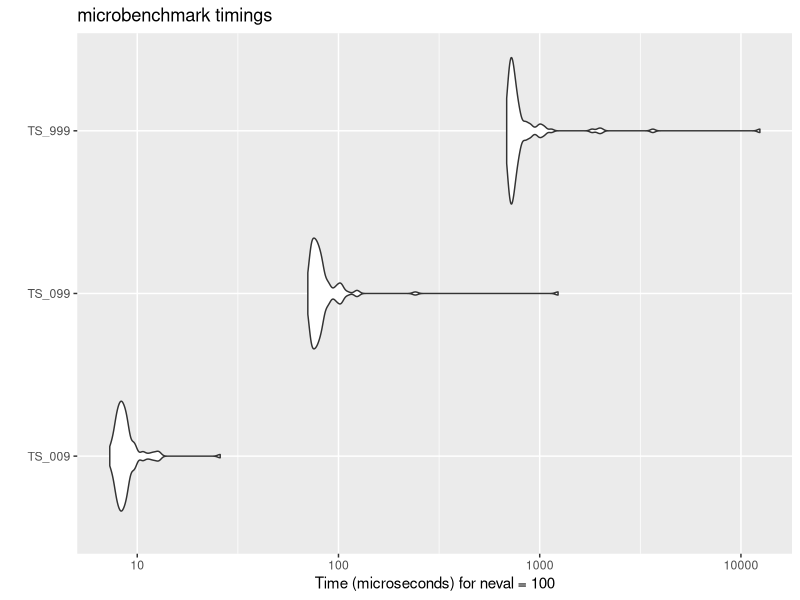
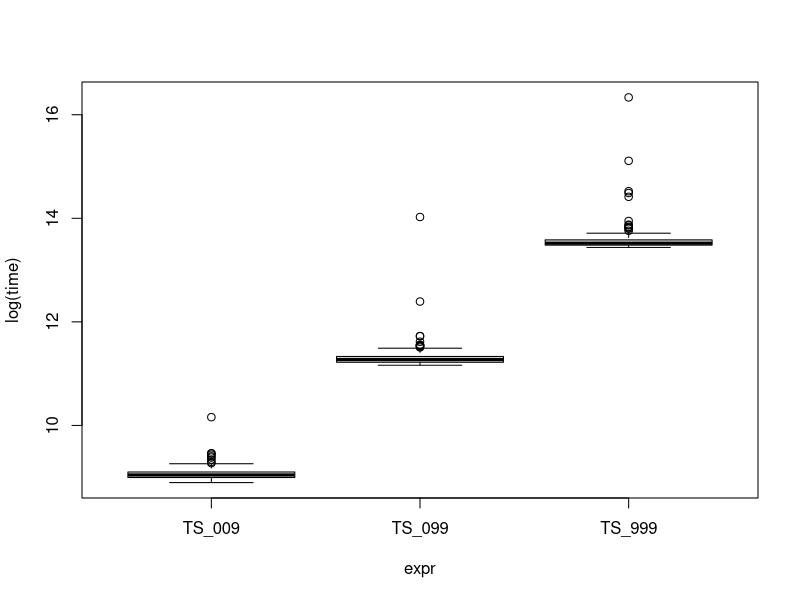

These figures' R source, in order:
# Benchmarking Script for Faster Computing
# Need to improve the speed of a function
# 02/26/24


rm(list = ls()) 
graphics.off()
library(microbenchmark())

set.seed(1) # for reproducibility

geom_growth_base <- function(N0 = 2,
                            T = 999,
                            lambda = 1.01,
                            sigma = 0.2)
{
Nvals <- vector('numeric') # initiate a place to put the values
Nvals[1] <- N0

for (t in 1:T){
    Nvals[t+1] <- Nvals[t]*(lambda*exp(rnorm(1,0,sigma))) #calculate pop size using growth rate
}

return(Nvals)
}



# Benchmark with microbenchmark
# running for 9 steps, 99, and 999 steps
comp <- microbenchmark(TS_009 = {geom_growth_base(T = 9)},
                        TS_099 = {geom_growth_base(T = 99)},
                        TS_999 = {geom_growth_base(T = 999)}) 
comp


# Plot: See how long each # of iterations takes
library(ggplot2)
autoplot(comp)
boxplot(log(time) ~ expr, data = comp)


# Alternate verson with pre-allocated vector
geom_growth_preallocated <- function(N0 = 2,
                                    T = 999,
                                    lambda = 1.01,
                                    sigma = 0.2){

Nvals <- vector('numeric', length = T+1) #creating an empty vector

Nvals[1] <- N0

for (i in 1:T){
    Nvals[i+1] <- Nvals[i] * (lambda * exp(rnorm(1, 0, sigma)))
}

return(Nvals)
}


# Benchmark again with microbenchmark
comp <- microbenchmark(TS_009 = {geom_growth_base(T = 9)},
                        TS_099 = {geom_growth_base(T = 99)},
                        TS_999 = {geom_growth_base(T = 999)}) 
comp


# Compare base and pre-allocated versions
comp <- microbenchmark(Old = {geom_growth_base(T = 9999)},
New = {geom_growth_preallocated(T = 9999)})
comp
